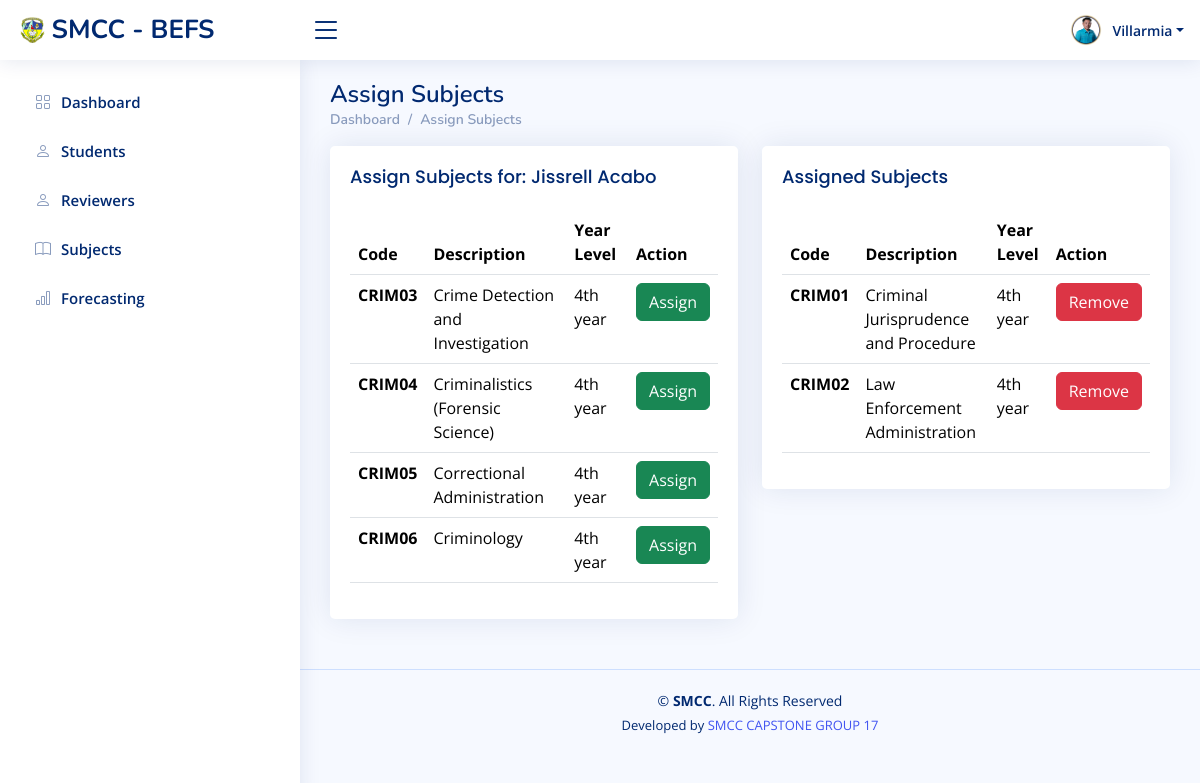
The page /dean/dean_reviewer_assign_subjects.php?user_id=3&faculty_id=2&school_year=1&course_id=1 on the database its author committed.
### tables this page shows
CREATE TABLE `users` (
  `id` int(11) NOT NULL,
  `username` varchar(255) DEFAULT NULL,
  `password` varchar(255) DEFAULT NULL,
  `type` varchar(255) DEFAULT NULL,
  `status` varchar(255) DEFAULT NULL,
  `fname` varchar(255) DEFAULT NULL,
  `lname` varchar(255) DEFAULT NULL,
  `profile_image` varchar(255) DEFAULT NULL,
  `date_created` datetime DEFAULT NULL,
  `logged_in` varchar(255) DEFAULT NULL
);

CREATE TABLE `subjects` (
  `id` int(11) NOT NULL,
  `code` varchar(255) DEFAULT NULL,
  `description` varchar(255) DEFAULT NULL,
  `year_level_id` int(11) DEFAULT NULL,
  `course_id` int(11) DEFAULT NULL,
  `school_year_id` int(11) DEFAULT NULL,
  `date_entry` datetime DEFAULT NULL,
  `status` varchar(255) DEFAULT NULL
);

CREATE TABLE `year_level` (
  `id` int(11) NOT NULL,
  `description` varchar(255) DEFAULT NULL,
  `user_id` int(11) DEFAULT NULL,
  `date_entry` datetime DEFAULT NULL,
  `status` varchar(255) DEFAULT NULL
);

CREATE TABLE `faculty_subjects` (
  `id` int(11) NOT NULL,
  `faculty_id` int(11) NOT NULL,
  `subjects_id` int(11) NOT NULL,
  `course_id` int(11) NOT NULL,
  `school_year_id` int(11) NOT NULL,
  `assigned_date` datetime DEFAULT current_timestamp()
);

### dean/dean_reviewer_assign_subjects.php (the view, shortened to what this page needs)
<!DOCTYPE html>
<html lang="en">
<?php
include('../dbconnect.php');
$user_id = isset($_GET['user_id']) ? $_GET['user_id'] : null;
$faculty_id = isset($_GET['faculty_id']) ? $_GET['faculty_id'] : null;
$school_year = isset($_GET['school_year']) ? $_GET['school_year'] : null;
$course_id = isset($_GET['course_id']) ? $_GET['course_id'] : null;
$query = mysqli_query($conn, "SELECT * FROM users WHERE id = '$user_id' AND type = 'DEAN'") or die(mysqli_error($conn));
if ($row = mysqli_fetch_assoc($query)) {
    $lname = ucfirst(strtolower($row['lname']));
} else {
    die("Error: Unauthorized access.");
}
$faculty_query = mysqli_query($conn, "SELECT * FROM users WHERE id = '$faculty_id' AND type = 'REVIEWER'") or die(mysqli_error($conn));
if ($faculty_row = mysqli_fetch_assoc($faculty_query)) {
    $faculty_fname = ucfirst(strtolower($faculty_row['fname']));
    $faculty_lname = ucfirst(strtolower($faculty_row['lname']));
}
?>
<head>
    <link href="../assets/vendor/bootstrap/css/bootstrap.min.css" rel="stylesheet">
    <link href="../assets/vendor/bootstrap-icons/bootstrap-icons.css" rel="stylesheet">
    <link href="../assets/vendor/boxicons/css/boxicons.min.css" rel="stylesheet">
    <link href="../assets/vendor/quill/quill.snow.css" rel="stylesheet">
    <link href="../assets/vendor/quill/quill.bubble.css" rel="stylesheet">
    <link href="../assets/vendor/remixicon/remixicon.css" rel="stylesheet">
    <link href="../assets/vendor/simple-datatables/style.css" rel="stylesheet">
    <link href="../assets/css/style.css" rel="stylesheet">
</head>
<body>
<header id="header" class="header fixed-top d-flex align-items-center">
    <div class="d-flex align-items-center justify-content-between">
        <a href="admin_home.php?user_id=<?php echo $user_id; ?>" class="logo d-flex align-items-center">
            <img src="../images/Smcc_logo.gif" alt="">
            <span class="d-none d-lg-block">SMCC - BEFS</span>
        </a>
        <i class="bi bi-list toggle-sidebar-btn"></i>
    </div>
    <nav class="header-nav ms-auto">
        <ul class="d-flex align-items-center">
            <li class="nav-item dropdown pe-3">
                <a class="nav-link nav-profile d-flex align-items-center pe-0" href="dean_reviewers.php?user_id=<?php echo $user_id; ?>" id="navbarDropdown" data-bs-toggle="dropdown" aria-expanded="false">
                    <?php
                    $profile_image = !empty($row['profile_image']) ? $row['profile_image'] : '../assets/img/profile-img2.jpg';
                    ?>
                    <img src="<?php echo $profile_image; ?>" alt="Profile" class="rounded-circle">
                    <span class="d-none d-md-block dropdown-toggle ps-2"><?php echo $lname; ?></span>
                </a>
            </li>
        </ul>
    </nav>
</header>
<?php include('dean_sidebar.php'); ?>
<main id="main" class="main">
    <div class="pagetitle">
        <h1>Assign Subjects</h1>
        <nav>
            <ol class="breadcrumb">
                <li class="breadcrumb-item"><a href="dean_dashboard.php?user_id=<?php echo $user_id; ?>">Dashboard</a></li>
                <li class="breadcrumb-item">Assign Subjects</li>
            </ol>
        </nav>
    </div>
    <section class="section">
        <div class="row">
            <div class="col-lg-6">
                <div class="card">
                    <div class="card-body">
                        <h5 class="card-title">Assign Subjects for: <?php echo $faculty_fname . " " . $faculty_lname; ?></h5>
                        <table class="table datatable">
                            <thead>
                                <tr>
                                    <th>Code</th>
                                    <th>Description</th>
                                    <th>Year Level</th>
                                    <th>Action</th>
                                </tr>
                            </thead>
                            <tbody>
                            <?php
                            $query = mysqli_query($conn, "
                                SELECT
                                    subjects.id AS sub_id,
                                    subjects.code,
                                    subjects.description,
                                    year_level.description AS yr_desc
                                FROM
                                    subjects
                                JOIN
                                    year_level ON subjects.year_level_id = year_level.id
                                WHERE
                                    subjects.course_id = '$course_id'
                                    AND subjects.status = 'Active'
                                    AND subjects.id NOT IN (
                                        SELECT subjects_id
                                        FROM faculty_subjects
                                        WHERE faculty_id = '$faculty_id'
                                    )
                            ") or die(mysqli_error($conn));
                            while ($row = mysqli_fetch_assoc($query)) {
                                ?>
                                <tr>
                                    <td><b><?php echo $row['code']; ?></b></td>
                                    <td><?php echo $row['description']; ?></td>
                                    <td><?php echo $row['yr_desc']; ?></td>
                                    <td>
                                        <a href="dean_assign_subject.php?user_id=<?php echo $user_id; ?>&course_id=<?php echo $course_id; ?>&sub_id=<?php echo $row['sub_id']; ?>&faculty_id=<?php echo $faculty_id; ?>&school_year=<?php echo $school_year; ?>">
                                            <button type="button" class="btn btn-success">Assign</button>
                                        </a>
                                    </td>
                                </tr>
                                <?php
                            }
                            ?>
                            </tbody>
                        </table>
                    </div>
                </div>
            </div>
            <div class="col-lg-6">
                <div class="card">
                    <div class="card-body">
                        <h5 class="card-title">Assigned Subjects</h5>
                        <table class="table datatable">
                            <thead>
                                <tr>
                                    <th>Code</th>
                                    <th>Description</th>
                                    <th>Year Level</th>
                                    <th>Action</th>
                                </tr>
                            </thead>
                            <tbody>
                            <?php
                            $query = mysqli_query($conn, "
                                SELECT
                                    faculty_subjects.subjects_id AS sid,
                                    subjects.code,
                                    subjects.description,
                                    year_level.description AS yr_desc
                                FROM
                                    faculty_subjects
                                JOIN
                                    subjects ON faculty_subjects.subjects_id = subjects.id
                                JOIN
                                    year_level ON subjects.year_level_id = year_level.id
                                WHERE
                                    faculty_subjects.faculty_id = '$faculty_id'
                            ") or die(mysqli_error($conn));
                            while ($row = mysqli_fetch_assoc($query)) {
                                ?>
                                <tr>
                                    <td><b><?php echo $row['code']; ?></b></td>
                                    <td><?php echo $row['description']; ?></td>
                                    <td><?php echo $row['yr_desc']; ?></td>
                                    <td>
                                        <a href="dean_remove_subject.php?user_id=<?php echo $user_id; ?>&course_id=<?php echo $course_id; ?>&sub_id=<?php echo $row['sid']; ?>&faculty_id=<?php echo $faculty_id; ?>&school_year=<?php echo $school_year; ?>">
                                            <button type="button" class="btn btn-danger">Remove</button>
                                        </a>
                                    </td>
                                </tr>
                                <?php
                            }
                            ?>
                            </tbody>
                        </table>
                    </div>
                </div>
            </div>
        </div>
    </section>
</main>
<?php include('../footer.php'); ?>
</body>
</html>

### assets/css/style.css (style rules this page uses)
:root { scroll-behavior: smooth; }
body { font-family: "Open Sans", sans-serif; background: #f6f9ff; color: #444444; }
a { color: #4154f1; text-decoration: none; }
h1, h2, h3, h4, h5, h6 { font-family: "Nunito", sans-serif; }
#main { margin-top: 60px; padding: 20px 30px; transition: all 0.3s; }
.pagetitle { margin-bottom: 10px; }
.pagetitle h1 { font-size: 24px; margin-bottom: 0; font-weight: 600; color: #012970; }
.card { margin-bottom: 30px; border: none; border-radius: 5px; box-shadow: 0px 0 30px rgba(1, 41, 112, 0.1); }
.card-title { padding: 20px 0 15px 0; font-size: 18px; font-weight: 500; color: #012970; font-family: "Poppins", sans-serif; }
.card-body { padding: 0 20px 20px 20px; }
.breadcrumb { font-size: 14px; font-family: "Nunito", sans-serif; color: #899bbd; font-weight: 600; }
.breadcrumb a { color: #899bbd; transition: 0.3s; }
.breadcrumb .breadcrumb-item::before { color: #899bbd; }
.logo { line-height: 1; }
@media (min-width: 1200px) { .logo { width: 280px; } }
.logo img { max-height: 26px; margin-right: 6px; }
.logo span { font-size: 26px; font-weight: 700; color: #012970; font-family: "Nunito", sans-serif; }
.header { transition: all 0.5s; z-index: 997; height: 60px; box-shadow: 0px 2px 20px rgba(1, 41, 112, 0.1); background-color: #fff; padding-left: 20px; }
.header .toggle-sidebar-btn { font-size: 32px; padding-left: 10px; cursor: pointer; color: #012970; }
.header-nav ul { list-style: none; }
.header-nav>ul { margin: 0; padding: 0; }
.header-nav .nav-profile { color: #012970; }
.header-nav .nav-profile img { max-height: 36px; }
.header-nav .nav-profile span { font-size: 14px; font-weight: 600; }
@media (min-width: 1200px) { #main, #footer { margin-left: 300px; } }

### rows shown on the page
users: profile_image (picture), lname "Villarmia"
users: fname "Jissrell", lname "Acabo"
subjects: code "CRIM03", description "Crime Detection and Investigation", year_level.description "4th year"
subjects: code "CRIM04", description "Criminalistics (Forensic Science)", year_level.description "4th year"
subjects: code "CRIM05", description "Correctional Administration", year_level.description "4th year"
subjects: code "CRIM06", description "Criminology", year_level.description "4th year"
faculty_subjects: subjects.code "CRIM01", subjects.description "Criminal Jurisprudence and Procedure", year_level.description "4th year"
faculty_subjects: subjects.code "CRIM02", subjects.description "Law Enforcement Administration", year_level.description "4th year"
